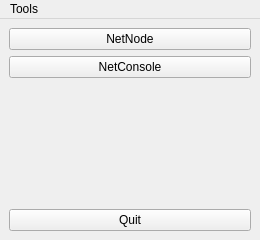
<?xml version="1.0" encoding="UTF-8"?>
<ui version="4.0">
 <class>MenuWindow</class>
 <widget class="QMainWindow" name="MenuWindow">
  <property name="geometry">
   <rect>
    <x>0</x>
    <y>0</y>
    <width>260</width>
    <height>240</height>
   </rect>
  </property>
  <property name="sizePolicy">
   <sizepolicy hsizetype="Preferred" vsizetype="Preferred">
    <horstretch>0</horstretch>
    <verstretch>0</verstretch>
   </sizepolicy>
  </property>
  <property name="windowTitle">
   <string>PyLuxCore Tools Menu</string>
  </property>
  <widget class="QWidget" name="centralwidget">
   <layout class="QVBoxLayout" name="verticalLayout">
    <item>
     <widget class="QPushButton" name="pushButtonNetNode">
      <property name="text">
       <string>NetNode</string>
      </property>
     </widget>
    </item>
    <item>
     <widget class="QPushButton" name="pushButtonNetConsole">
      <property name="text">
       <string>NetConsole</string>
      </property>
     </widget>
    </item>
    <item>
     <spacer name="verticalSpacer">
      <property name="orientation">
       <enum>Qt::Vertical</enum>
      </property>
      <property name="sizeHint" stdset="0">
       <size>
        <width>20</width>
        <height>40</height>
       </size>
      </property>
     </spacer>
    </item>
    <item>
     <widget class="QPushButton" name="pushButtonQuit">
      <property name="text">
       <string>Quit</string>
      </property>
     </widget>
    </item>
   </layout>
  </widget>
  <widget class="QMenuBar" name="menubar">
   <property name="geometry">
    <rect>
     <x>0</x>
     <y>0</y>
     <width>260</width>
     <height>25</height>
    </rect>
   </property>
   <widget class="QMenu" name="menuTools">
    <property name="title">
     <string>Tools</string>
    </property>
    <addaction name="actionQuit"/>
   </widget>
   <addaction name="menuTools"/>
  </widget>
  <action name="actionQuit">
   <property name="text">
    <string>&amp;Quit</string>
   </property>
   <property name="shortcut">
    <string>Ctrl+Q</string>
   </property>
  </action>
 </widget>
 <tabstops>
  <tabstop>pushButtonNetNode</tabstop>
  <tabstop>pushButtonNetConsole</tabstop>
  <tabstop>pushButtonQuit</tabstop>
 </tabstops>
 <resources/>
 <connections>
  <connection>
   <sender>actionQuit</sender>
   <signal>triggered()</signal>
   <receiver>MenuWindow</receiver>
   <slot>close()</slot>
   <hints>
    <hint type="sourcelabel">
     <x>-1</x>
     <y>-1</y>
    </hint>
    <hint type="destinationlabel">
     <x>319</x>
     <y>239</y>
    </hint>
   </hints>
  </connection>
  <connection>
   <sender>pushButtonQuit</sender>
   <signal>clicked()</signal>
   <receiver>MenuWindow</receiver>
   <slot>close()</slot>
   <hints>
    <hint type="sourcelabel">
     <x>250</x>
     <y>230</y>
    </hint>
    <hint type="destinationlabel">
     <x>319</x>
     <y>239</y>
    </hint>
   </hints>
  </connection>
  <connection>
   <sender>pushButtonNetNode</sender>
   <signal>clicked()</signal>
   <receiver>MenuWindow</receiver>
   <slot>clickedNetNode()</slot>
   <hints>
    <hint type="sourcelabel">
     <x>159</x>
     <y>47</y>
    </hint>
    <hint type="destinationlabel">
     <x>159</x>
     <y>119</y>
    </hint>
   </hints>
  </connection>
  <connection>
   <sender>pushButtonNetConsole</sender>
   <signal>clicked()</signal>
   <receiver>MenuWindow</receiver>
   <slot>clickedNetConsole()</slot>
   <hints>
    <hint type="sourcelabel">
     <x>129</x>
     <y>80</y>
    </hint>
    <hint type="destinationlabel">
     <x>129</x>
     <y>119</y>
    </hint>
   </hints>
  </connection>
 </connections>
 <slots>
  <slot>clickedNetNode()</slot>
  <slot>clickedNetConsole()</slot>
 </slots>
</ui>
